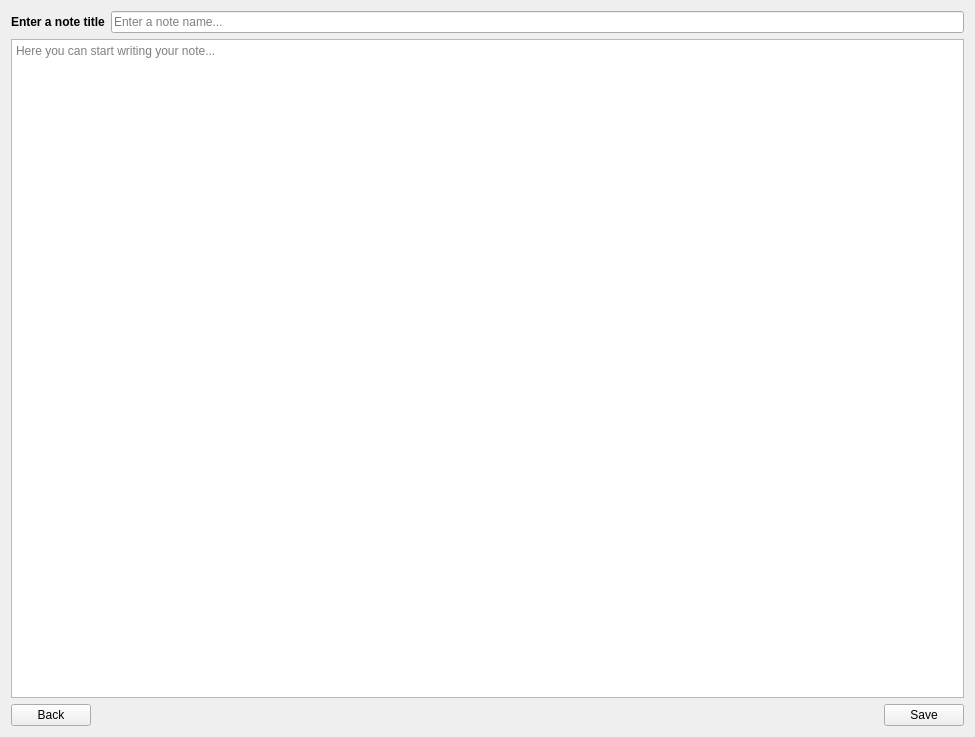
<?xml version="1.0" encoding="UTF-8"?>
<ui version="4.0">
 <class>CreateTextNoteWidget</class>
 <widget class="QWidget" name="CreateTextNoteWidget">
  <property name="geometry">
   <rect>
    <x>0</x>
    <y>0</y>
    <width>975</width>
    <height>737</height>
   </rect>
  </property>
  <property name="windowTitle">
   <string>Form</string>
  </property>
  <layout class="QVBoxLayout" name="verticalLayout">
   <item>
    <layout class="QHBoxLayout" name="textnote_name_horizontal_layout">
     <item>
      <widget class="QLabel" name="textnote_name_label">
       <property name="font">
        <font>
         <bold>true</bold>
        </font>
       </property>
       <property name="text">
        <string>Enter a note title</string>
       </property>
      </widget>
     </item>
     <item>
      <widget class="QLineEdit" name="textnote_name_lineedit">
       <property name="placeholderText">
        <string>Enter a note name...</string>
       </property>
      </widget>
     </item>
    </layout>
   </item>
   <item>
    <widget class="QTextEdit" name="textnote_contents">
     <property name="horizontalScrollBarPolicy">
      <enum>Qt::ScrollBarAlwaysOff</enum>
     </property>
     <property name="placeholderText">
      <string>Here you can start writing your note...</string>
     </property>
    </widget>
   </item>
   <item>
    <layout class="QHBoxLayout" name="horizontalLayout">
     <item>
      <widget class="QPushButton" name="back_button">
       <property name="text">
        <string>Back</string>
       </property>
       <property name="icon">
        <iconset resource="../../resource/icons.qrc">
         <normaloff>:/icons/back.png</normaloff>:/icons/back.png</iconset>
       </property>
       <property name="iconSize">
        <size>
         <width>32</width>
         <height>32</height>
        </size>
       </property>
      </widget>
     </item>
     <item>
      <spacer name="horizontalSpacer">
       <property name="orientation">
        <enum>Qt::Horizontal</enum>
       </property>
       <property name="sizeHint" stdset="0">
        <size>
         <width>408</width>
         <height>20</height>
        </size>
       </property>
      </spacer>
     </item>
     <item>
      <widget class="QPushButton" name="save_button">
       <property name="text">
        <string>Save</string>
       </property>
       <property name="icon">
        <iconset resource="../../resource/icons.qrc">
         <normaloff>:/icons/save.png</normaloff>:/icons/save.png</iconset>
       </property>
       <property name="iconSize">
        <size>
         <width>32</width>
         <height>32</height>
        </size>
       </property>
      </widget>
     </item>
    </layout>
   </item>
  </layout>
 </widget>
 <resources>
  <include location="../../resource/icons.qrc"/>
 </resources>
 <connections/>
</ui>
